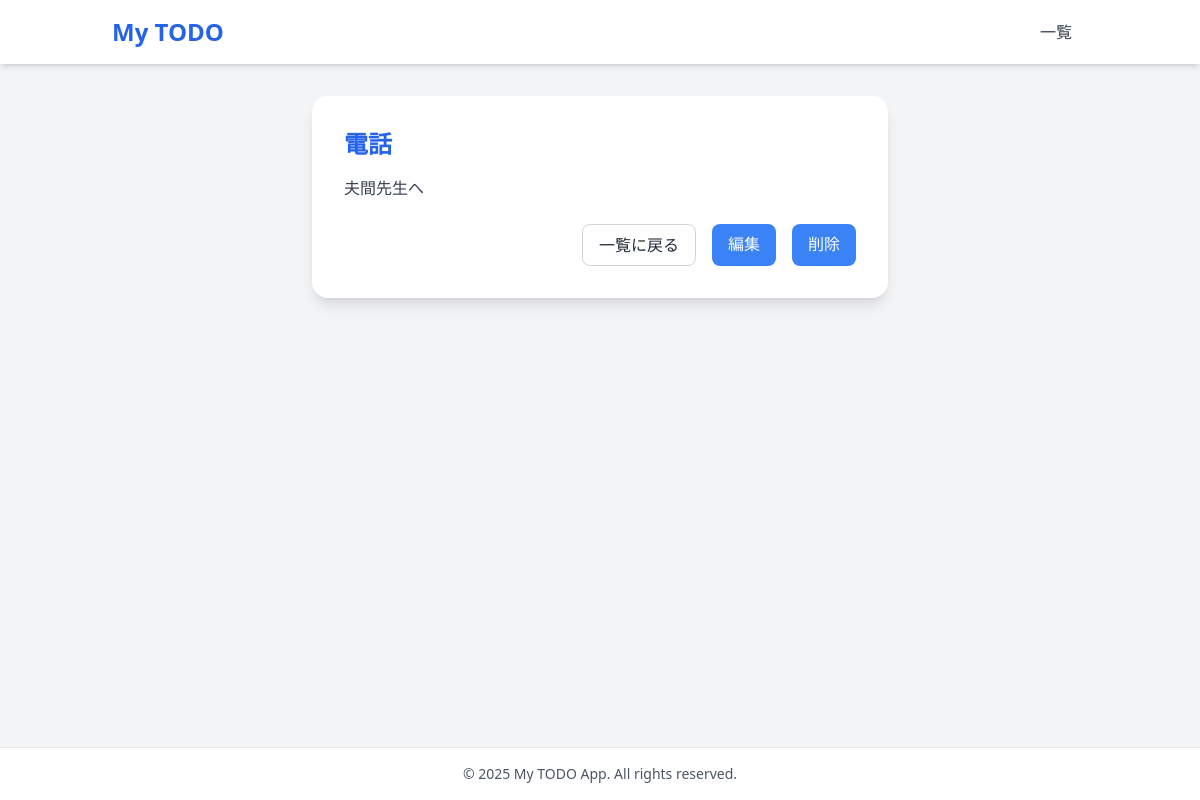
/detail/5/, run on an earlier commit of the app's database.
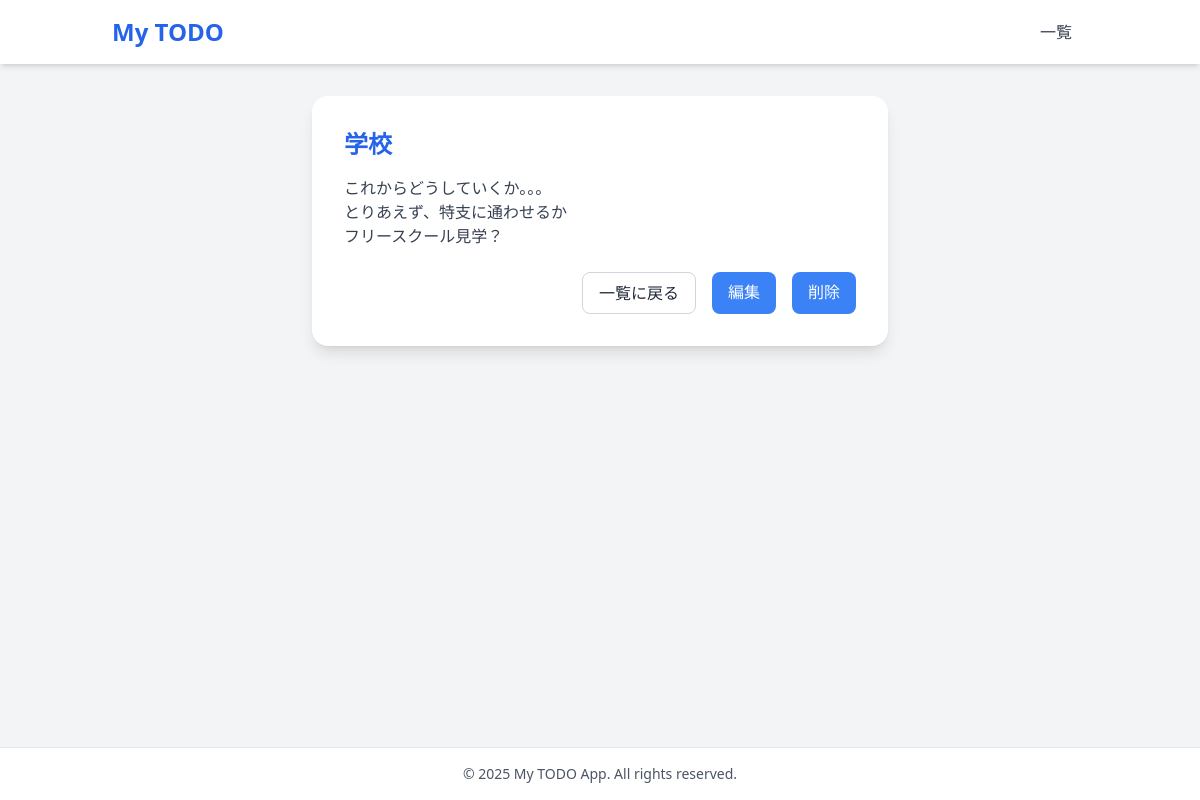
And on a later commit of the database.
### todo/models.py (models this page shows, shortened)
class TodoModel(models.Model):
    title    = models.CharField(max_length=100)
    memo     = models.TextField()
    priority = models.CharField(
        max_length=10,          # max_length必須
        choices=CHOICES,        # (actual, human-readable)のタプルリスト
        default='normal'
    )
    date = models.DateField()

### todo/views.py (the view)
# urls.py: path('detail/<int:pk>/',TodoDetail.as_view(), name='detail'),
class TodoDetail(DetailView):
    template_name = 'detail.html'
    model = TodoModel

### templates/detail.html (shortened to what this page needs)
{% extends 'base.html' %}
{% block content %}
  <div class="max-w-xl mx-auto bg-white rounded-2xl shadow-lg p-8">
    <h2 class="text-2xl font-bold mb-4 text-blue-600">{{ object.title }}</h2>
    <p class="text-gray-700 mb-6 whitespace-pre-wrap">{{ object.memo }}</p>
    <div class="flex justify-end space-x-4">
        <a href="{% url 'list' %}" class="px-4 py-2 border border-gray-300 rounded-lg hover:bg-gray-100">一覧に戻る</a>
        <a href="{% url 'update' object.pk %}" class="px-4 py-2 bg-blue-500 text-white rounded-lg hover:bg-blue-600">編集</a>
        <a href="{% url 'delete' object.pk %}" class="px-4 py-2 bg-blue-500 text-white rounded-lg hover:bg-blue-600">削除</a>
    </div>
  </div>
{% endblock %}

What changed in the data, as far as the page shows it:
changed TodoModel: title "電話" → "学校"; memo "夫間先生へ" → "これからどうしていくか。。。 とりあえず、特支に通わせるか フリースクール見学？"
